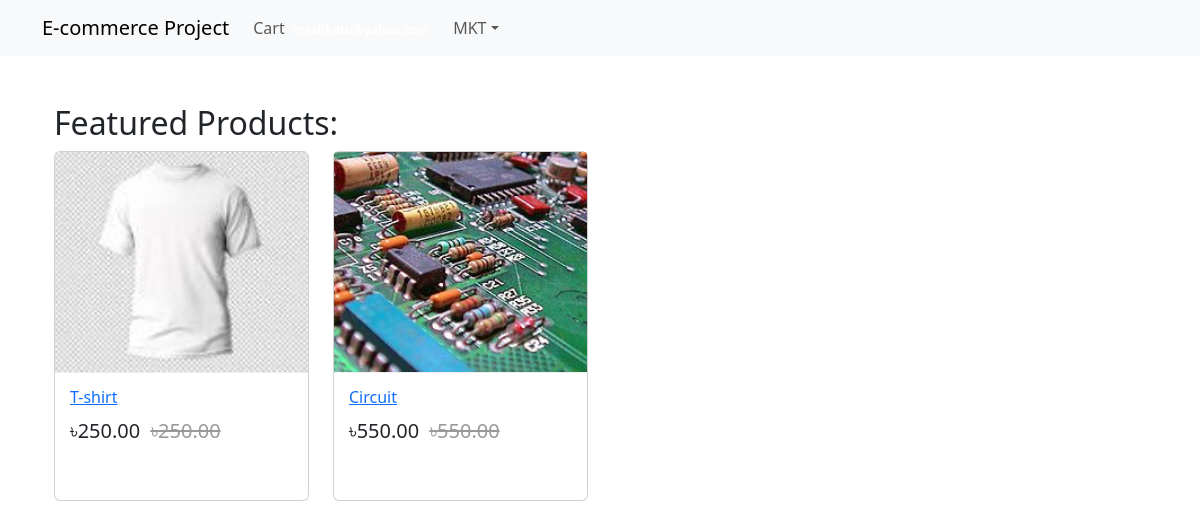
/ (signed in), run on the app's committed database.
### login_app/models.py (models this page shows, shortened)
class User(AbstractBaseUser,PermissionsMixin):
    email = models.EmailField(unique=True,null=False)
    is_staff = models.BooleanField(
        gettext_lazy('staff status'),
        default = False,
        help_text = gettext_lazy('Designates whether the user can log in this site')
    )
    is_active = models.BooleanField(
        gettext_lazy('active'),
        default = True,
        help_text = gettext_lazy('Designates whether this user should be treated as active. Unselect this instead of deleting accounts')
    )
    USERNAME_FIELD = 'email'
    objects = MyUserManager()
    def __str__(self):
        return self.email

class Profile(models.Model):
    user = models.OneToOneField(User,on_delete=models.CASCADE,related_name='profile')
    username = models.CharField(max_length=264,blank=True)
    full_name = models.CharField(max_length=264,blank=True)
    address = models.TextField(max_length=300,blank=True)
    city = models.CharField(max_length=40,blank=True)
    zipcode = models.CharField(max_length=10,blank=True)
    country = models.CharField(max_length=50,blank=True)
    phone = models.CharField(max_length=20,blank=True)
    date_joined = models.DateTimeField(auto_now_add=True)

### shop_app/models.py (models this page shows, shortened)
class Product(models.Model):
    mainimage = models.ImageField(upload_to = 'products')
    name = models.CharField(max_length=264)
    category = models.ForeignKey(Category,on_delete=models.CASCADE,related_name='category')
    preview_text = models.TextField(max_length=200,verbose_name='Preview Text')
    detailed_text = models.TextField(max_length=1000,verbose_name='Description')
    price = models.FloatField()
    old_price = models.FloatField(default=0.00)
    created_at = models. DateTimeField(auto_now_add=True)
    class Meta:
        ordering = ['-created_at',]

### shop_app/views.py (the view)
# urls.py: 2. Add a URL to urlpatterns:  path('', Home.as_view(), name='home')
class Home(ListView):
    model = Product
    context_object_name = 'product_list'
    template_name = 'shop_app/home.html'

### templates/shop_app/home.html
{% extends 'base.html' %}
{% block body_block %}
  <div class="container my-5">
    <h2 my-5>Featured Products: </h2>
    <div class="row">
      {% for product in product_list %}
        <div class="col-md-6 col-sm-12 col-lg-3">
          <figure class="card card-product">
            <div class="img-wrap">
              <img src="/media/{{product.mainimage}}" style="width:100%; height:300px">
            </div>
            <figcaption class="info-wrap">
              <h6 class="title"><a href="{% url 'shop_app:productdetails' pk=product.pk %}">{{product.name}}</a></h6>
              <div class="action-wrap">
                <div class="price-wrap h5">
                  <span class="price-new">&#2547;{{product.price|floatformat:2}}</span>
                  <span class="price-old"><strike>&#2547;{{product.price|floatformat:2}}
                  </strike></span>
                </div>
              </div>
            </figcaption>
          </figure>
        </div>
      {% endfor %}
    </div>
  </div>
{% endblock %}

### templates/navbar.html (shortened to what this page needs)
{% load cart_tag %}
<nav class="navbar navbar-expand-lg navbar-light bg-light">
  <div class="container">
    <a class="navbar-brand" href="{% url 'shop_app:home' %}">E-commerce Project</a>
    <div class="collapse navbar-collapse" id="navbarNav">
      <ul class="navbar-nav ml-auto">
        {% if request.user.is_authenticated %}
          <li class="nav-item">
            <a class="nav-link" href="{% url 'order_app:cart' %}">
              Cart<span class="badge badge-light">{{request.user|cart_total}}</span>
            </a>
          </li>
          <li class="nav-item dropdown"><a class="nav-link dropdown-toggle" href="#"
            id="navbarDropdown" role="button" data-toggle="dropdown" aria-haspopup="true"
            aria-expanded="false">{{request.user.profile.username}}</a>
          </li>
        {% else %}
          <li class="nav-item"><a class="btn btn-primary" href="{% url 'login_app:login' %}">Login</a></li>
        {% endif %}
      </ul>
    </div>
  </div>
</nav>

### static/CSS/main.css (style rules this page uses)
.card { height:350px; }
.card-product:after { content:""; display;table; clear:both; visibility:hidden; }
.card-product .price-new, .card-product .price { margin-right:5px; }
.card-product .price-old { color:#999; }
.card-product .img-wrap { border-radius:3px 3px 0 0; overflow:hidden; position:relative; height:220px; text-align:center; }
.card-product .img-wrap img { max-height:100%; max-width:100%; object-fit:cover; }
.card-product .info-wrap { overflow:hidden; padding:15px; border-top:1px solid #eee; }
.card-product .action-wrap { padding-top:4px; margin-top: 4px; }
.card-product .title { margin-top: 0px; }

### data on the page
User: user.profile.username "MKT"
Product: mainimage (picture), name "T-shirt", price "250.00"
Product: mainimage (picture), name "Circuit", price "550.00"
